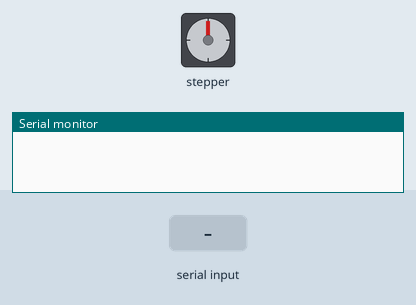
Simulated run of this sketch. Board: Arduino Uno, built with avr-gcc and run on an emulated ATmega328P. Shown: stepper motor, the last lines printed to the serial monitor. The inputs (shaded band) are chosen by the test bench. Stepper angles assume 200 steps per turn.

Above: at 1.2 s.
1.3 s: "90,45\n" received over Serial
At 1.45 s:
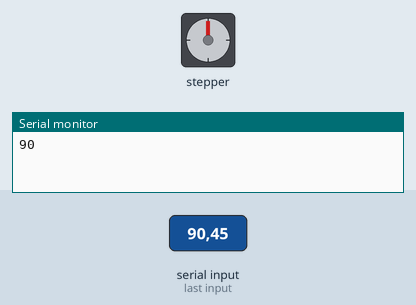
At 2.05 s:
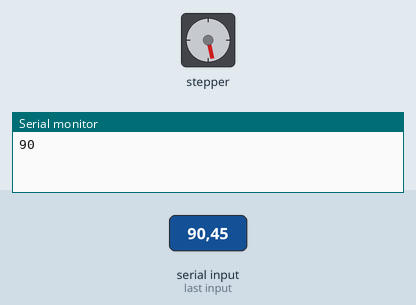
4.3 s: "5\n" received over Serial
At 4.45 s:
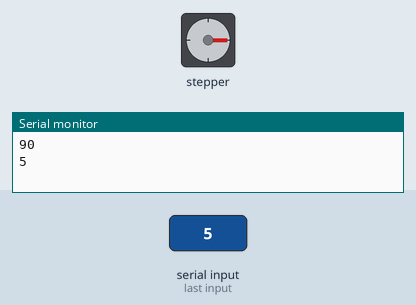
7.3 s: "30,150\n" received over Serial
Timing chart, 0 to 19.3 s (numbered marks = the images above; inputs shaded):
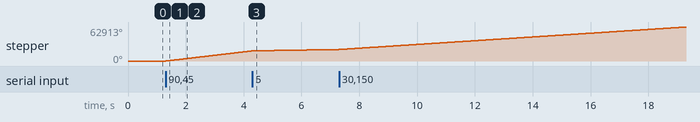

The sketch:

easy_driver_test.ino
```cpp
// Example7 for Brian Schmalz's Easy Driver Example page
// http://www.schmalzhaus.com/EasyDriver/EasyDriverExamples.html
// We control the direction and speed of a stepper using the
// arduino serial port. Note that (if using the Serial Monitor)
// you will need to press Enter after each command.

#include <AccelStepper.h>

// 9 - step
// 8 - dir
AccelStepper stepper(AccelStepper::DRIVER, 9, 8);

int spd = 0;

void setup()
{
  Serial.begin(9600);
  stepper.setMaxSpeed(10000);
  stepper.setSpeed(0);
}
// d010
void loop()
{
  char c;
  if(Serial.available() >= 4) {
    char incoming[3] = {'0', '0', '0'};
    int i = 0;
    while (Serial.available() > 0) {
        // read the incoming byte:
        incoming[i] = Serial.read();
        i++;
    }
    //Convert the incoming string into an integer!
    int newNumber = atoi(incoming);
    spd = newNumber * 100;
    Serial.println(newNumber);
    stepper.setSpeed(spd);
  }
  stepper.runSpeed();
}
```

Measured:
- after the input at 1.3 s, stepper: keeps turning clockwise at about 6275°/s, starting at once
